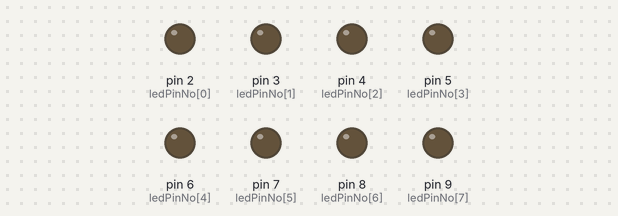
A sketch run on a simulated Arduino Uno, built with avr-gcc and run on an emulated ATmega328P. Parts: output pins drawn as LEDs (lit = HIGH).

Above: at 0.5 s.
At 3.5 s:
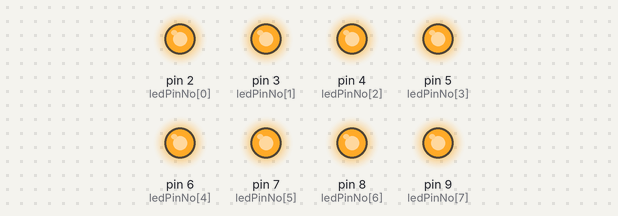
Timing chart, 0 to 4.6 s (numbered marks = the images above):
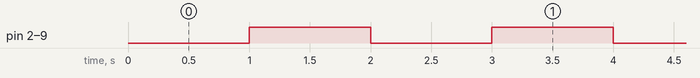

Measured:
- by itself, pin 2 (ledPinNo[0]), pin 3 (ledPinNo[1]), pin 4 (ledPinNo[2]), pin 5 (ledPinNo[3]), pin 6 (ledPinNo[4]), pin 7 (ledPinNo[5]), pin 8 (ledPinNo[6]), pin 9 (ledPinNo[7]): alternates HIGH for 1.0 s and LOW for 1.0 s

The sketch:

ledBlink.ino
```cpp
#include <Arduino.h>

// LED Active Low
#define MAX_LED 8

const int ledPinNo[MAX_LED] = {2, 3, 4, 5, 6, 7, 8, 9}; // LED Output Pins
void setup()
{
    for (int i = 0; i < MAX_LED; i++)
    {
        pinMode(ledPinNo[i], OUTPUT);    // Init Output
        digitalWrite(ledPinNo[i], HIGH); // Init Value
    }
}

void ledAllOn(){
    for (int i = 0; i < MAX_LED; i++)
    {
        digitalWrite(ledPinNo[i], LOW); //ON
    }
}

void ledAllOff(){
    for (int i = 0; i < MAX_LED; i++)
    {
        digitalWrite(ledPinNo[i], HIGH); //OFF
    }
}

void loop()
{
    ledAllOn();
    delay(1000);//Delay 1000 ms
    ledAllOff();
    delay(1000);//Delay 1000 ms
}
```
